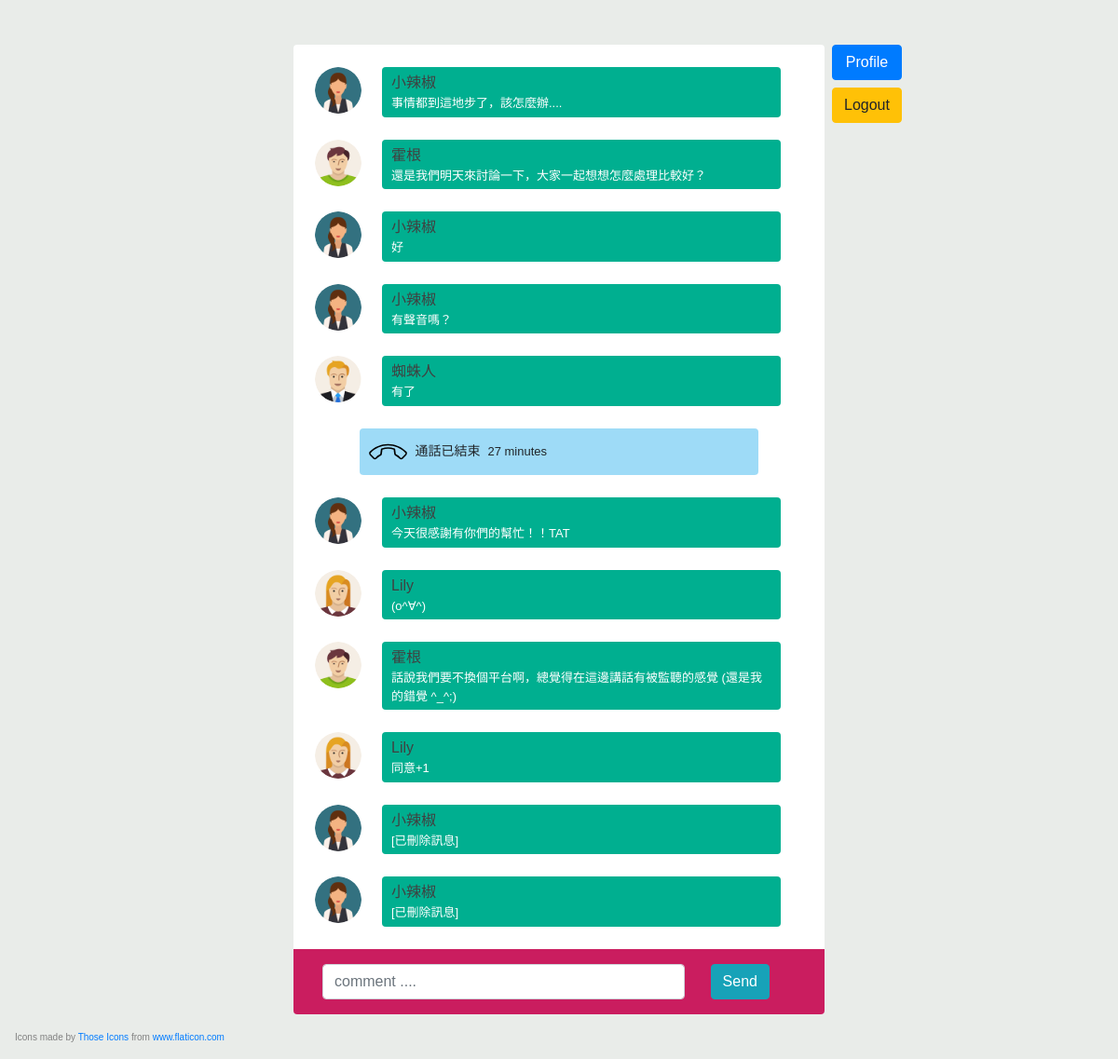
Page /chat.php (signed in) on the earlier database version.
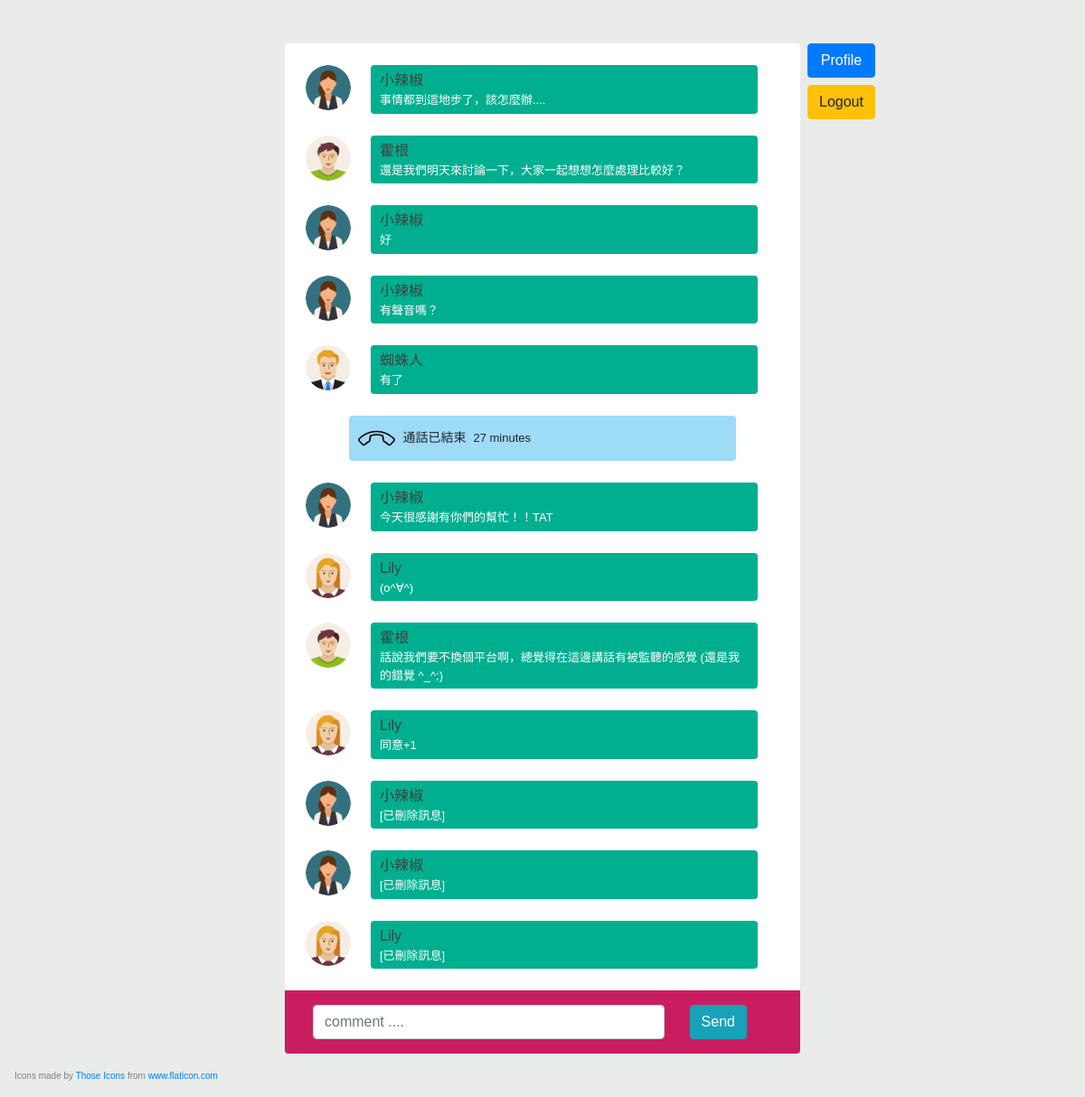
Same page on the later database version.
### tables this page shows
CREATE TABLE message (isMessage BOOL, deleted BOOL, name VARCHAR(50), time INT,
                           call_duration CHAR(11), msg TEXT);

### src/chat.php (the view, shortened to what this page needs)
<?php
require_once('config.php');
?>
<!doctype html>
<html lang="en">
  <head>
    <link rel="stylesheet" href="https://maxcdn.bootstrapcdn.com/bootstrap/4.0.0-beta.3/css/bootstrap.min.css">
    <link rel="stylesheet" href="https://maxcdn.bootstrapcdn.com/font-awesome/4.7.0/css/font-awesome.min.css">
    <link rel="stylesheet" href="style/chat.css">
  </head>
  <body>
  <div class="container">
    <div class="row mt-5 mb-5">
      <div class="col-md-6 offset-md-3 col-sm-6 offset-sm-3 col-12 comments-main pt-4 rounded">
        <?php
          function show_message($row, $icon) {
            $message = ($row['deleted'] === '1') ? '[已刪除訊息]' : $row['msg'];
            ?>
        <ul class="p-0">
          <li>
            <div class="row comments mb-2">
              <div class="col-md-2 col-sm-2 col-3 text-center user-img">
                <img id="profile-photo" src="res/<?= $icon?>" class="rounded-circle" />
              </div>
              <div class="col-md-9 col-sm-9 col-9 comment rounded mb-2">
                <h4 class="m-0"><a href="profile.php?name=<?= $row['name']?>"><?= $row['name']?></a></h4>
                <p class="mb-0 text-white"><?= $message?></p>
              </div>
            </div>
          </li>
        </ul>
            <?php
          }
          function show_phonecall($row) {
            ?>
        <ul class="p-0">
          <li>
            <div class="row comments mb-2">
              <div class="col-md-9 col-sm-9 col-9 comment phone rounded mb-2">
                <img id="phone-icon" src="res/phone.svg" class="rounded-circle mr-1" />
                <h5 class="m-0">通話已結束</h5><h6 class="ml-2"><?= $row['call_duration']?> minutes</h6>
              </div>
            </div>
          </li>
        </ul>
            <?php
          }
          $result = mysqli_query($conn, "SELECT username, icon FROM chat.users");
          $icons = array();
          while ($row = mysqli_fetch_assoc($result)) {
            $icons[$row['username']] = $row['icon'];
          }
          $result = mysqli_query($conn, "SELECT * FROM chat.message");
          while ($row = mysqli_fetch_assoc($result)) {
            if ($row['isMessage'] === '1') {
              show_message($row, $icons[$row['name']]);
            } else {
              show_phonecall($row);
            }
          }
        ?>
        <div class="row comment-box-main p-3 rounded-bottom">
          <div class="col-md-9 col-sm-9 col-9 pr-0 comment-box">
            <input type="text" class="form-control" placeholder="comment ...." />
          </div>
          <div class="col-md-3 col-sm-2 col-2 pl-0 text-center send-btn">
            <button class="btn btn-info">Send</button>
          </div>
        </div>
      </div>
      <div class="ml-2 sidebar">
        <form action='profile.php' method='GET' class="mb-2">
          <button type="submit" class="btn btn-primary">Profile</button>
        </form>
        <form action='logout.php' method='GET'>
          <button type='submit' class="btn btn-warning">Logout</button>
        </form>
      </div>
    </div>
  </div>
  <p class="ml-3 footer">Icons made by <a href="https://www.flaticon.com/authors/those-icons" title="Those Icons">Those Icons</a> from <a href="https://www.flaticon.com/" title="Flaticon"> www.flaticon.com</a></p>
  </body>
</html>

Differences in the rows shown:
added message: isMessage 1 (drawn), name "Lily", deleted "[已刪除訊息]"
